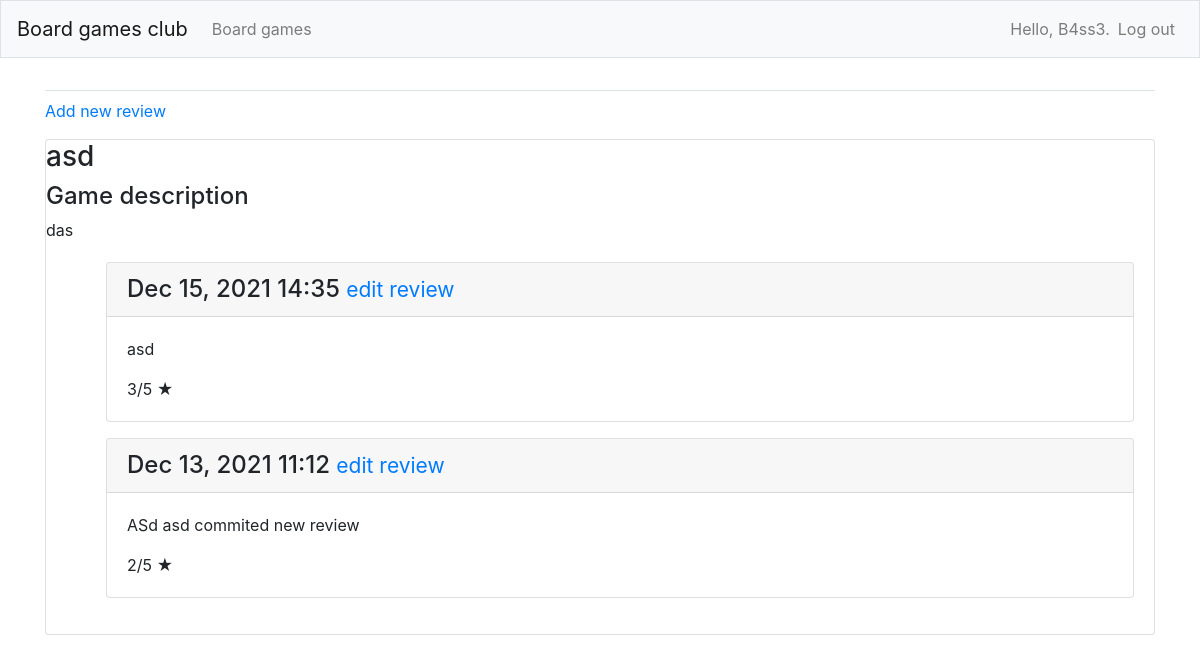
The page /b_games/1/ (signed in) on the database its author committed.
### bgc/models.py (models this page shows, shortened)
class B_game(models.Model):#Board game class
    name = models.CharField(max_length= 40)#Pelin nimi
    description = models.TextField() #lyhyt pelin kuvaus
    owner = models.ForeignKey(User, on_delete=models.CASCADE)
    date_added = models.DateTimeField(auto_now_add=True)
    date_modified = models.DateTimeField(auto_now= True)

class Review(models.Model):
    b_game = models.ForeignKey(B_game, on_delete = models.CASCADE)
    text = models.TextField()
    stars = models.IntegerField(
        default=0,
        validators=[
            MaxValueValidator(5),
            MinValueValidator(0)
        ]
     )
    date_added = models.DateTimeField(auto_now_add = True)
    date_modified = models.DateTimeField(auto_now = True)
    class Meta:
        verbose_name_plural = 'reviews'

### bgc/views.py (the view)
# urls.py: path('b_games/<int:b_game_id>/', views.b_game, name='b_game'),
def b_game(request, b_game_id):
    b_game = B_game.objects.get(id=b_game_id)
    reviews = b_game.review_set.order_by('-date_added')
    context = {'b_game': b_game, 'reviews':  reviews}
    return render(request, 'bgc/b_game.html', context)

### bgc/templates/bgc/b_game.html (shortened to what this page needs)
{% extends 'bgc/base.html' %}
{% block content %}
  <p>
    <a href="{% url 'bgc:new_review' b_game.id %}">Add new review</a>
  </p>
  <div class="card mb-3">
    <h3>
    {{b_game.name}}
    </h3>
    <h4>
    Game description
    </h4>
    {{b_game.description}}
  <div class="card-body">
  <ul>
  {% for review in reviews %}
  <div class="card mb-3">
    <h4 class="card-header">
      {{ review.date_added|date:'M d, Y H:i' }}
      <small><a href="{% url 'bgc:edit_review' review.id %}">
        edit review</a></small>
    </h4>
  <div class="card-body">
        {{ review.text|linebreaks }} {{review.stars}}/5 &#9733;
      </div>
    </div>
  {% empty %}
    <p>There are no reviews for this board game yet.</p>
  {% endfor %}
{% endblock content %}

### bgc/templates/bgc/base.html (shortened to what this page needs)
{% load bootstrap4 %}
<!doctype html>
<html lang="en">
<head>
  {% bootstrap_css %}
</head>
<body>
  <nav class="navbar navbar-expand-md navbar-light bg-light mb-4 border">
    <a class="navbar-brand" href="{% url 'bgc:index'%}">
      Board games club </a>
    <div class="collapse navbar-collapse" id="navbarCollapse">
      <ul class="navbar-nav mr-auto">
        <li class="nav-item">
          <a class="nav-link" href="{% url 'bgc:b_games'%}">
            Board games</a></li>
      </ul>
      <ul class="navbar-nav ml-auto">
        {% if user.is_authenticated %}
          <li class="nav-item">
            <span class="navbar-text"}">Hello, {{ user.username }}.</span>
          </li>
          <li class="nav-item">
            <a class="nav-link" href="{% url 'users:logout' %}">Log out</a>
          </li>
        {% else %}
          <li class="nav-item">
            <a class="nav-link" href="{% url 'users:register' %}">Register</a>
          </li>
          <li class="nav-item">
            <a class="nav-link" href="{% url 'users:login' %}">Log in</a></li>
        {% endif %}
      </ul>
    </div>
  </nav>
  <main role="main" class="container">
    <div class="pb-2 mb-2 border-bottom">
    </div>
    <div>
      {% block content %}{% endblock content %}
    </div>
  </main>
</body>
</html>

### rows shown on the page
B_game: name "asd", description "das"
Review: date_added "Dec 15, 2021 14:35", text "asd", stars "3"
Review: date_added "Dec 13, 2021 11:12", text "ASd asd commited new review", stars "2"

### other values the page prints
{{ user.username }} "B4ss3"
